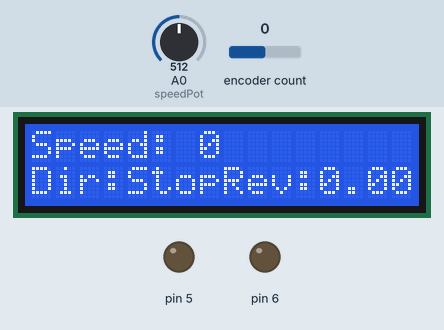
This sketch was run on a simulated Arduino Uno, built with avr-gcc and run on an emulated ATmega328P. On the bench: 16×2 character LCD, output pins drawn as LEDs (lit = HIGH). The inputs (shaded band) are chosen by the test bench; at power-on: encoder count 0, A0 (speedPot) = 512. Pins used as bus, display or sensor lines are not drawn; what the sketch prints to the serial monitor is not drawn.

Above: at 1.2 s.
1.3 s: encoder count set to 1
At 1.42 s:
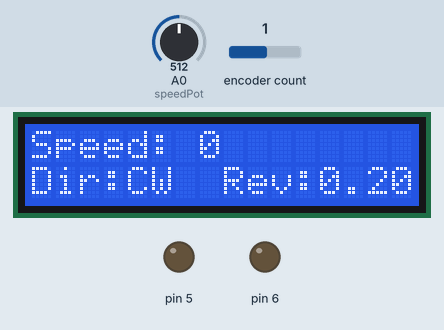
2.9 s: encoder count set to 0
At 3.04 s:
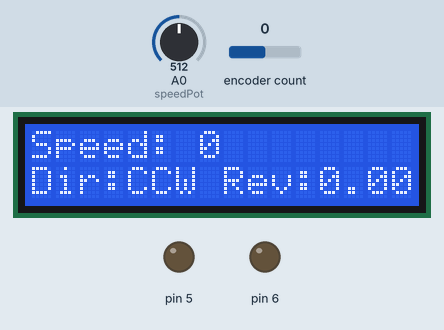
4.5 s: A0 (speedPot) set to 716
At 4.9 s:
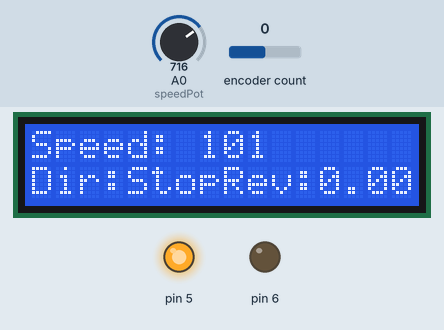
6.1 s: A0 (speedPot) set to 511
At 7.0 s:
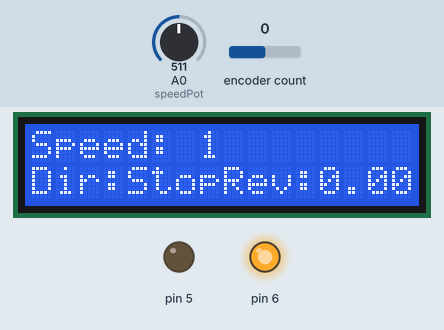
7.6 s: A0 (speedPot) set to 329
At 8.7 s:
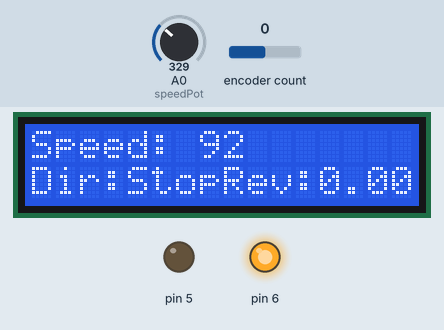
9.1 s: A0 (speedPot) set to 299
At 10.5 s:
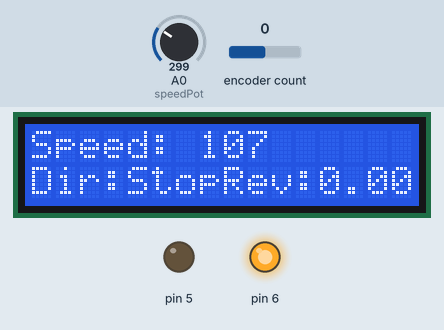
Timing chart, 0 to 11.6 s (numbered marks = the images above; inputs shaded):
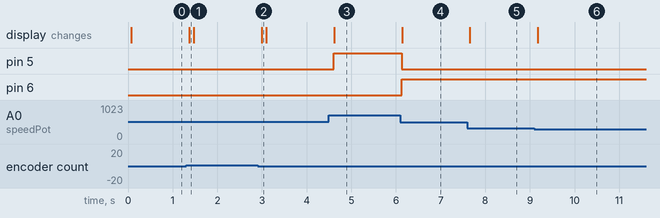

The sketch:

Code.ino
```cpp
#include <Encoder.h>
#include <LiquidCrystal.h>

// LCD pins
LiquidCrystal lcd(12, 11, 8, 9, 10, 13);

Encoder encoder(2, 3);
long previousPosition = 0;  // previous motor position
long currentPosition = 0;   // current motor position
int speedPot = A0;
int motorSpeed;
int enablePin = 9;

void setup()
{
  Serial.begin(9600);
  pinMode(5, OUTPUT);
  pinMode(6, OUTPUT);
  pinMode(enablePin, OUTPUT);

  lcd.begin(16, 2);
}

void loop()
{
  int potValue = analogRead(speedPot);
  int neutralPoint = 512; // Middle point of the potentiometer

  // Calculate motor speed and direction based on potentiometer value
  if (potValue > neutralPoint) {
    motorSpeed = map(potValue, neutralPoint, 1023, 0, 255);
    digitalWrite(5, HIGH);
    digitalWrite(6, LOW);
  } else if (potValue < neutralPoint) {
    motorSpeed = map(potValue, 0, neutralPoint, 255, 0);
    digitalWrite(5, LOW);
    digitalWrite(6, HIGH);
  } else {
    motorSpeed = 0;
    digitalWrite(5, LOW);
    digitalWrite(6, LOW);
  }

  analogWrite(enablePin, motorSpeed);
  Serial.print("Speed: ");
  Serial.println(motorSpeed);

  // Get the encoder position
  currentPosition = encoder.read();

  // Get the direction of rotation
  String direction;
  if (currentPosition > previousPosition) {
    direction = "CW";
  } else if (currentPosition < previousPosition) {
    direction = "CCW";
  } else {
    direction = "Stopped";
  }

  Serial.print("Direction: ");
  Serial.println(direction);

  // Calculate the number of revs (every 20 tick is one rev)
  float revolutions = currentPosition / 20.0;
  Serial.print("Revolutions: ");
  Serial.println(revolutions);

  // Calculate and print the scaled-down position
  float scaledPosition = currentPosition / 100.0; // Scale down by 100
  Serial.print("Position: ");
  Serial.println(scaledPosition, 2); // Print with 2 decimal places

  // Update the LCD display
  lcd.clear();
  lcd.setCursor(0, 0);
  lcd.print("Speed: ");
  lcd.print(motorSpeed);
  lcd.setCursor(0, 1);
  lcd.print("Dir:");
  lcd.print(direction);
  lcd.setCursor(8, 1);
  lcd.print("Rev:");
  lcd.print(revolutions);

  previousPosition = currentPosition;

  delay(100);
}
```

Measured:
- after the input at 1.3 s, the display: changes after 0.07 s (image 1)
- after the input at 2.9 s, the display: changes after 0.09 s (image 2)
- after the input at 4.5 s, pin 5: LOW → HIGH after 0.10 s; the display: changes after 0.11 s (image 3)
- after the input at 6.1 s, pin 5: HIGH → LOW at once; pin 6: LOW → HIGH at once; the display: changes at once (image 4)
- after the input at 7.6 s, the display: changes after 0.06 s (image 5)
- after the input at 9.1 s, the display: changes after 0.07 s (image 6)
